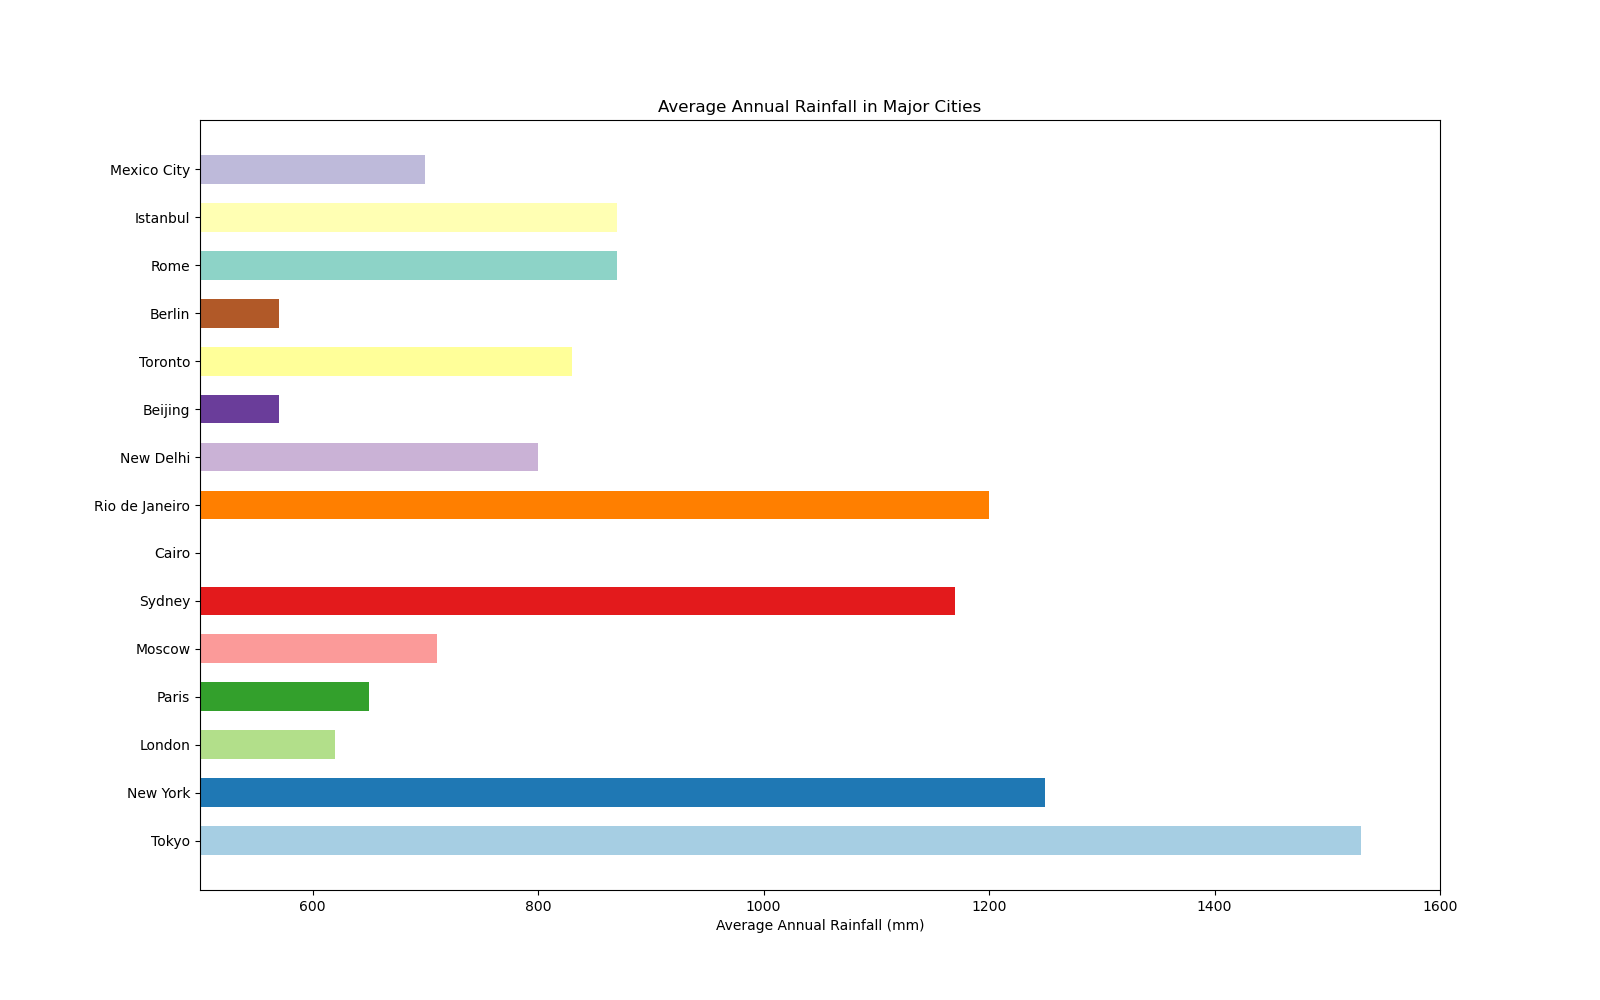

The script that drew this image:

import matplotlib.pyplot as plt

# Data for the chart
cities = [
    'Tokyo', 'New York', 'London', 'Paris', 'Moscow', 'Sydney', 
    'Cairo', 'Rio de Janeiro', 'New Delhi', 'Beijing', 
    'Toronto', 'Berlin', 'Rome', 'Istanbul', 'Mexico City'
]

average_rainfall = [
    1530, 1250, 620, 650, 710, 1170, 24, 1200, 800, 570, 
    830, 570, 870, 870, 700
]

# Color scheme
colors = [
    '#a6cee3', '#1f78b4', '#b2df8a', '#33a02c', '#fb9a99',
    '#e31a1c', '#fdbf6f', '#ff7f00', '#cab2d6', '#6a3d9a',
    '#ffff99', '#b15928', '#8dd3c7', '#ffffb3', '#bebada'
]

# Set the figure size for better clarity or visual appeal
plt.figure(figsize=(16, 10))

# Change the direction of the chart from vertical to horizontal
plt.barh(cities, average_rainfall, color=colors, height=0.6)

# Set y-axis limits to start from a specific value other than zero
plt.xlim(500, 1600)

# Add labels and title to the chart
plt.xlabel('Average Annual Rainfall (mm)')
plt.title('Average Annual Rainfall in Major Cities')

# Display the chart
plt.show()
